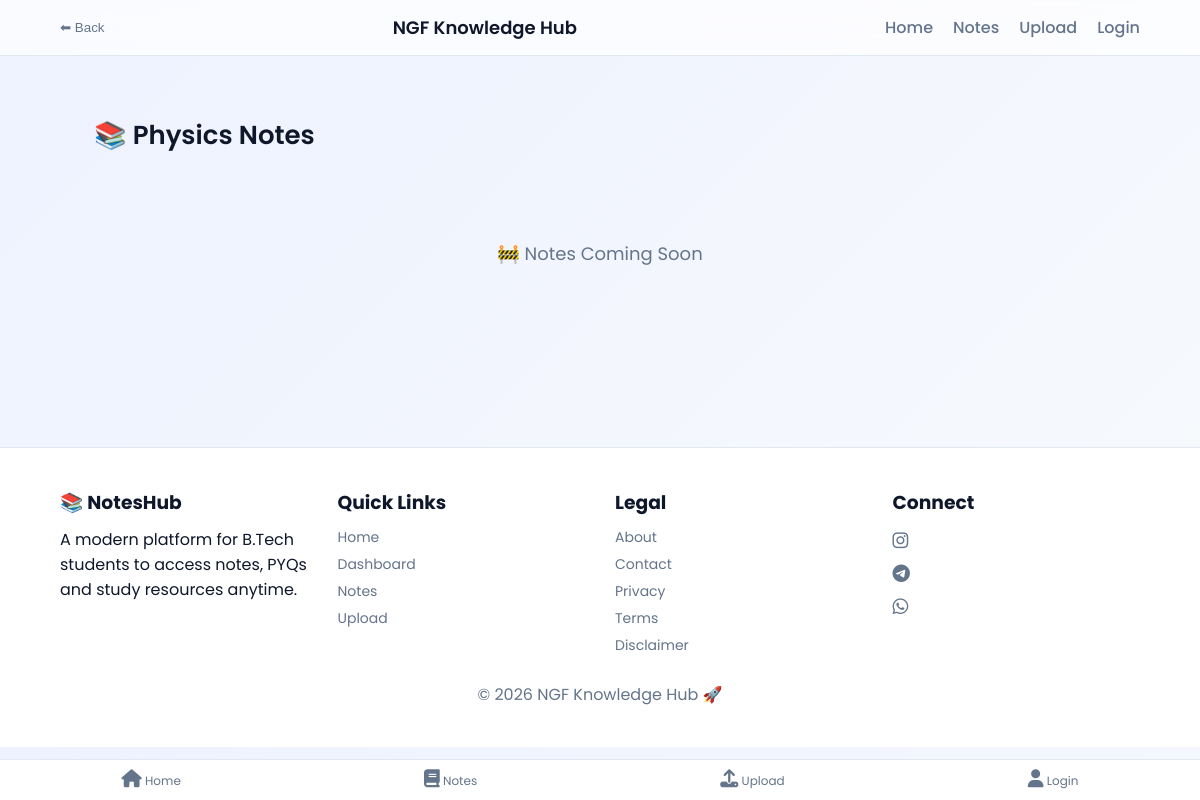
Before: /notes/Physics/2 with the older database file.
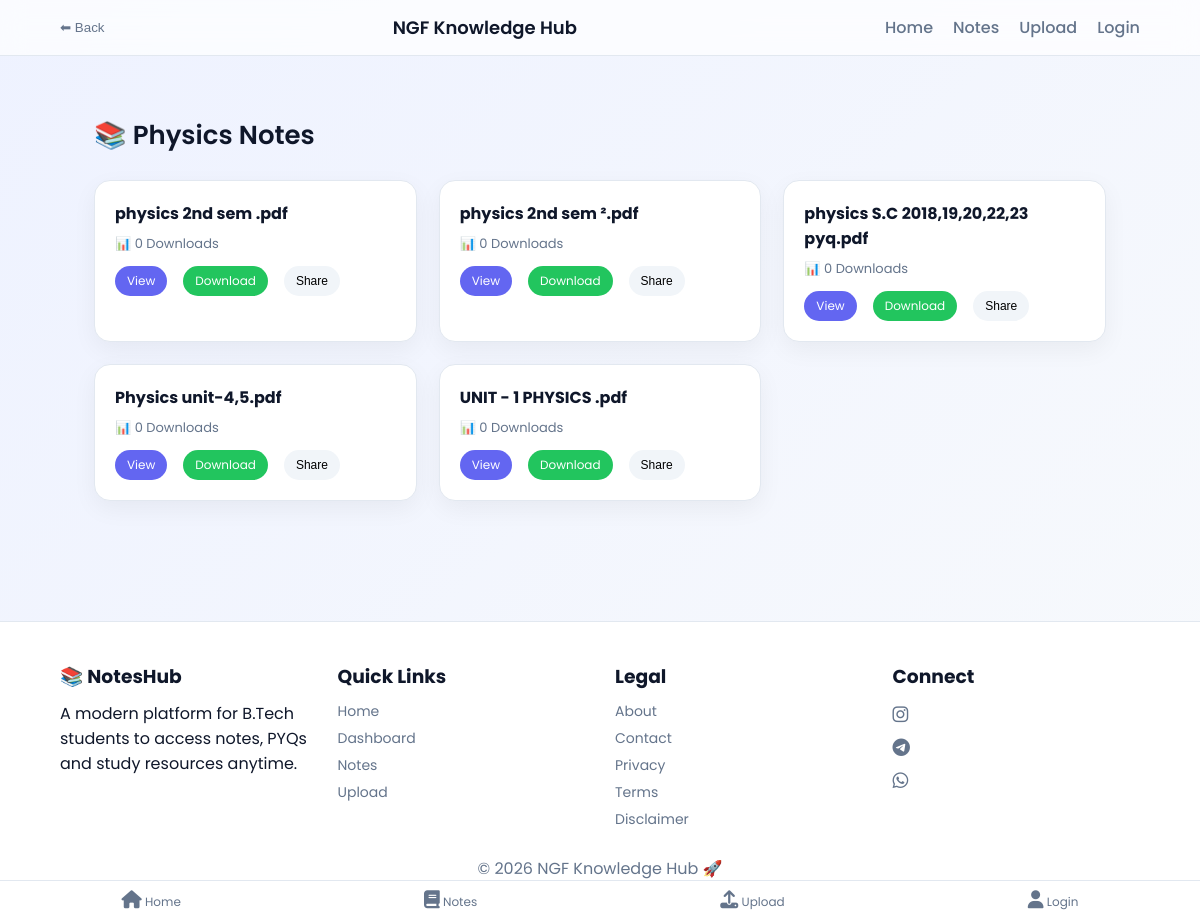
After: the same page with the newer database file.
### tables this page shows
CREATE TABLE notes(
        id INTEGER PRIMARY KEY AUTOINCREMENT,
        title TEXT NOT NULL,
        filename TEXT NOT NULL,
        subject TEXT NOT NULL,
        semester INTEGER NOT NULL,
        uploaded_by TEXT NOT NULL,
        status TEXT NOT NULL DEFAULT 'pending',
        downloads INTEGER DEFAULT 0,
        created_at TIMESTAMP DEFAULT CURRENT_TIMESTAMP
    , share_id TEXT, unit TEXT, teacher TEXT);

### app.py (the view)
@app.route("/notes/<subject>/<int:sem>")
def notes(subject, sem):
    conn = get_db_connection()
    cur = conn.cursor()
    cur.execute("""
        SELECT * FROM notes
        WHERE subject=? AND semester=? AND status='approved'
    """, (subject, sem))
    notes = cur.fetchall()
    conn.close()
    return render_template("notes.html", notes=notes, subject=subject)

### app.py (called while the page is built)
def get_db_connection():
    conn = sqlite3.connect(Config.DATABASE)
    conn.row_factory = sqlite3.Row
    return conn

### templates/notes.html (shortened to what this page needs)
{% extends "base.html" %}
{% block content %}
<section class="notes-page">
  <div class="notes-header">
    <h2>📚 {{ subject }} Notes</h2>
  </div>
  {% if notes %}
  <div class="notes-grid">
    {% for n in notes %}
    <div class="note-card">
      <h4>{{ n['title'] or 'Untitled' }}</h4>
      <p>📊 {{ n['downloads'] or 0 }} Downloads</p>
      <div class="note-actions">
        <a href="/view/{{ n['filename'] }}">View</a>
        <a href="/download/{{ n['filename'] }}">Download</a>
        <button onclick="shareNote(
          '{{ n['share_id'] }}',
          '{{ n['subject'] }}',
          '{{ n['semester'] }}',
          '{{ n['unit'] or "N/A" }}'
        )">Share</button>
      </div>
    </div>
    {% endfor %}
  </div>
  {% else %}
  <div class="empty-state">
    🚧 Notes Coming Soon
  </div>
  {% endif %}
</section>
{% endblock %}

### templates/base.html (shortened to what this page needs)
<!DOCTYPE html>
<html lang="en">
<head>
<link rel="stylesheet" href="{{ url_for('static', filename='css/style.css') }}">
<link rel="stylesheet" href="https://cdnjs.cloudflare.com/ajax/libs/font-awesome/6.5.0/css/all.min.css">
</head>
<body>
<nav class="navbar">
  <div class="nav-container">
    <button onclick="goBack()" class="back-btn">⬅ Back</button>
    <a href="/" class="logo">NGF Knowledge Hub</a>
    <ul class="nav-links">
      <li><a href="/">Home</a></li>
      <li><a href="/btech">Notes</a></li>
      <li><a href="/upload">Upload</a></li>
      {% if session.get('user') %}
        <li class="profile-menu">
          <button onclick="toggleMenu()" class="profile-btn">
            👤 {{ session['user'] }}
          </button>
          <div id="dropdown" class="dropdown">
            <a href="/profile">My Profile</a>
            <a href="/upload">Upload Notes</a>
            <a href="/logout">Logout</a>
          </div>
        </li>
      {% else %}
        <li><a href="/login">Login</a></li>
      {% endif %}
    </ul>
  </div>
</nav>
<main class="container">
  {% block content %}{% endblock %}
</main>
<footer class="footer">
  <div class="footer-container">
    <div>
      <h3>📚 NotesHub</h3>
      <p class="muted">
        A modern platform for B.Tech students to access notes, PYQs and study resources anytime.
      </p>
    </div>
    <div>
      <h3>Quick Links</h3>
      <a href="/">Home</a>
      <a href="/dashboard">Dashboard</a>
      <a href="/btech">Notes</a>
      <a href="/upload">Upload</a>
    </div>
    <div>
      <h3>Legal</h3>
      <a href="/about">About</a>
      <a href="/contact">Contact</a>
      <a href="/privacy">Privacy</a>
      <a href="/terms">Terms</a>
      <a href="/disclaimer">Disclaimer</a>
    </div>
    <div>
      <h3>Connect</h3>
      <div class="social-icons">
        <a href="https://instagram.com/ngf_knowledge_hub" target="_blank">
          <i class="fab fa-instagram"></i>
        </a>
        <a href="https://t.me/btechnotesonline" target="_blank">
          <i class="fab fa-telegram"></i>
        </a>
        <a href="https://chat.whatsapp.com/LeLjTBzZ5en7EJ3LTjPiV6?mode=gi_t" target="_blank">
          <i class="fab fa-whatsapp"></i>
        </a>
      </div>
    </div>
  </div>
  <div class="footer-bottom">
    © 2026 NGF Knowledge Hub 🚀
  </div>
</footer>
<div class="mobile-nav">
  <a href="/" class="nav-item">
    <i class="fas fa-home"></i>
    <span>Home</span>
  </a>
  <a href="/btech" class="nav-item">
    <i class="fas fa-book"></i>
    <span>Notes</span>
  </a>
  <a href="/upload" class="nav-item">
    <i class="fas fa-upload"></i>
    <span>Upload</span>
  </a>
  {% if session.get('user') %}
    <a href="/profile" class="nav-item">
      <i class="fas fa-user"></i>
      <span>Profile</span>
    </a>
  {% else %}
    <a href="/login" class="nav-item">
      <i class="fas fa-user"></i>
      <span>Login</span>
    </a>
  {% endif %}
</div>
</body>
</html>

### static/css/style.css (style rules this page uses)
:root { --primary: #6366f1; --secondary: #8b5cf6; --accent: #06b6d4; --bg: #f8fafc; --card: #ffffff; --text: #0f172a; --muted: #64748b; --border: #e2e8f0; --radius: 12px; --shadow: 0 8px 30px rgba(0,0,0,0.08); --transition: all 0.25s ease; }
* { margin: 0; padding: 0; box-sizing: border-box; }
body { font-family: 'Poppins', sans-serif; background: var(--bg); color: var(--text); }
.navbar { position: sticky; top: 0; z-index: 1000; background: rgba(255,255,255,0.7); backdrop-filter: blur(12px); border-bottom: 1px solid var(--border); }
.nav-container { display: flex; align-items: center; justify-content: space-between; padding: 14px 5%; }
.logo { font-weight: 600; font-size: 18px; color: var(--text); text-decoration: none; }
.nav-links { display: flex; list-style: none; align-items: center; }
.nav-links li { margin-left: 20px; }
.nav-links a { text-decoration: none; color: var(--muted); font-weight: 500; transition: var(--transition); }
.back-btn { background: none; border: none; color: var(--muted); cursor: pointer; }
.container { width: 92%; max-width: 1100px; margin: auto; padding: 30px 0; }
.footer { margin-top: 60px; padding: 40px 5%; background: #ffffff; border-top: 1px solid var(--border); }
.footer-container { display: grid; grid-template-columns: repeat(auto-fit, minmax(200px, 1fr)); gap: 30px; }
.footer h3 { margin-bottom: 10px; }
.footer a { display: block; text-decoration: none; color: var(--muted); margin: 6px 0; font-size: 14px; }
.footer-bottom { text-align: center; margin-top: 20px; color: var(--muted); }
.social-icons a { margin-right: 10px; font-size: 18px; color: var(--muted); transition: var(--transition); }
.mobile-nav { position: fixed; bottom: 0; width: 100%; background: #ffffff; border-top: 1px solid var(--border); display: flex; justify-content: space-around; padding: 10px 0; }
.nav-item { text-align: center; color: var(--muted); text-decoration: none; font-size: 12px; }
.nav-item i { font-size: 18px; }
.note-card { background: #fff; border-radius: 14px; padding: 20px; border: 1px solid #e2e8f0; box-shadow: 0 6px 20px rgba(0,0,0,0.05); transition: 0.3s; }
.note-card p { font-size: 13px; color: #64748b; }
.note-actions { margin-top: 10px; }
.note-actions a { margin-right: 8px; font-size: 13px; text-decoration: none; color: #6366f1; }
.notes-page { width: 92%; max-width: 1100px; margin: auto; padding: 30px 0; }
.notes-header { margin-bottom: 25px; }
.notes-header h2 { font-size: 26px; font-weight: 600; }
.notes-grid { display: grid; grid-template-columns: repeat(auto-fit, minmax(240px, 1fr)); gap: 22px; }
.note-card { position: relative; background: #ffffff; padding: 20px; border-radius: 16px; border: 1px solid #e2e8f0; box-shadow: 0 8px 25px rgba(0,0,0,0.05); overflow: hidden; transition: all 0.3s ease; }
.note-card::before { content: ""; position: absolute; inset: 0; background: linear-gradient(135deg, #6366f1, #06b6d4); opacity: 0; transition: 0.3s; z-index: 0; }
.note-card * { position: relative; z-index: 1; }
.note-card h4 { margin-bottom: 8px; font-size: 16px; }
.note-actions { margin-top: 12px; display: flex; gap: 8px; flex-wrap: wrap; }
.note-actions a, .note-actions button { padding: 6px 12px; border-radius: 20px; font-size: 12px; border: none; cursor: pointer; text-decoration: none; transition: 0.25s ease; }
.note-actions a:first-child { background: #6366f1; color: white; }
.note-actions a:nth-child(2) { background: #22c55e; color: white; }
.note-actions button { background: #f1f5f9; }
.note-card { animation: fadeUp 0.5s ease; }
body { background: linear-gradient(135deg, #eef2ff, #f8fafc); }

Changed rows visible on the page:
added notes: title "physics 2nd sem .pdf", downloads "0"
added notes: title "physics 2nd sem ².pdf", downloads "0"
added notes: title "physics S.C 2018,19,20,22,23 pyq.pdf", downloads "0"
added notes: title "Physics unit-4,5.pdf", downloads "0"
added notes: title "UNIT - 1 PHYSICS .pdf", downloads "0"
Other visible differences:
text no longer shown: "🚧 Notes Coming Soon"
